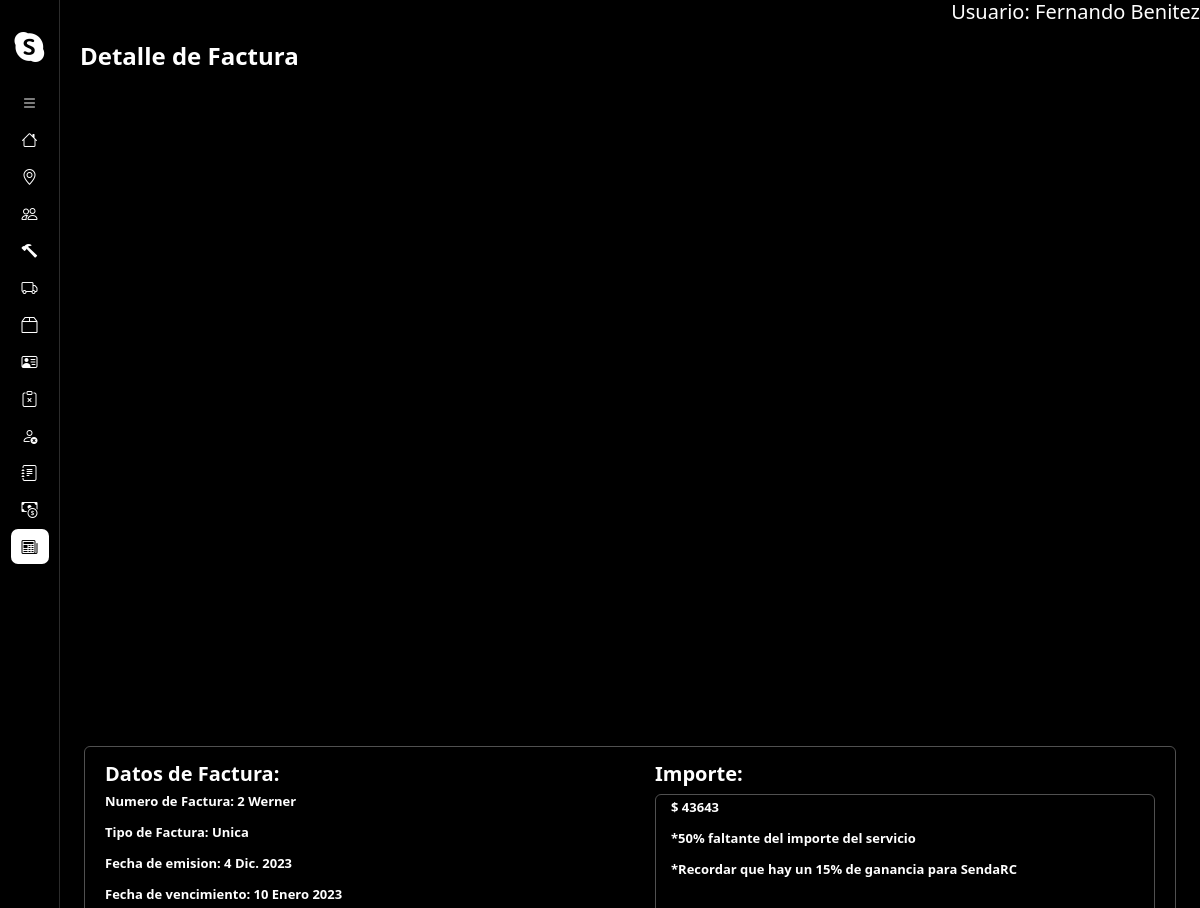
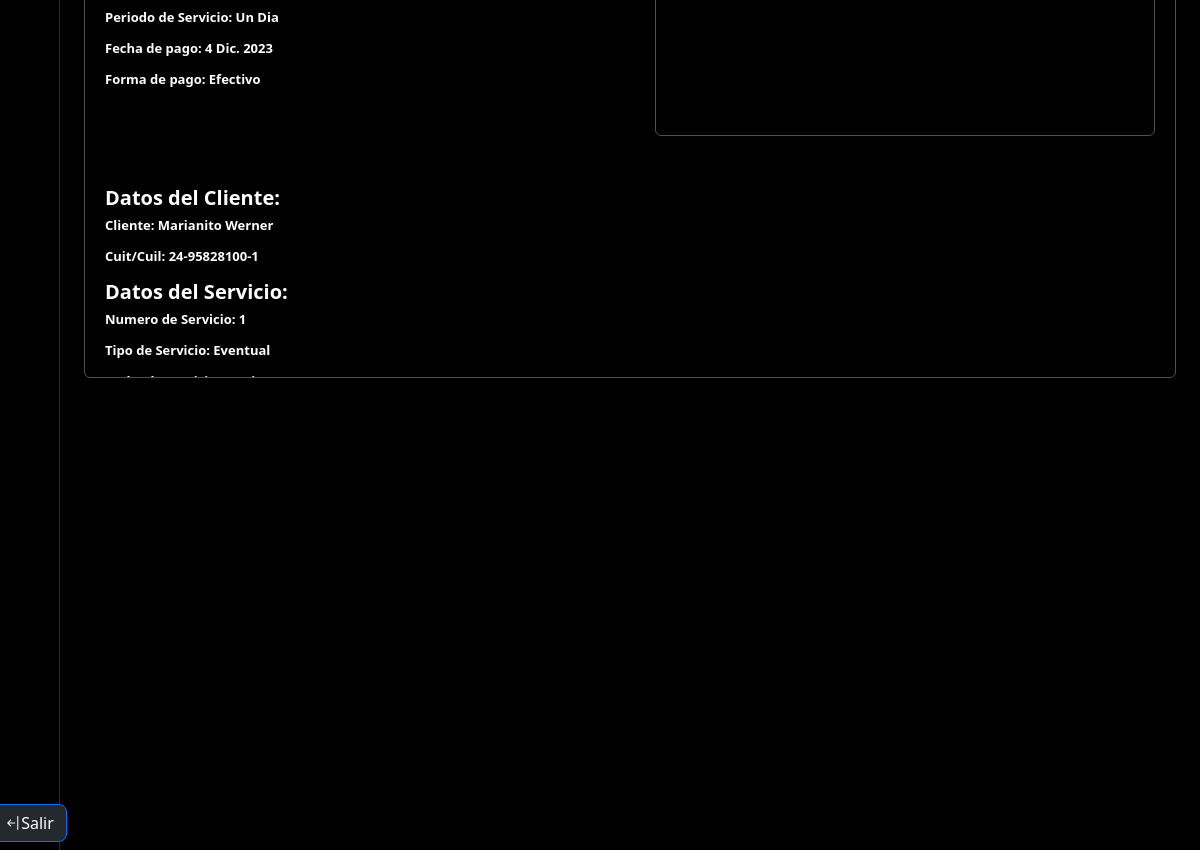
Page /factura/detalleFactura/2 (signed in) on the committed database (2 pictures, top to bottom).
### factura/models.py (models this page shows)
class Factura(models.Model):
    FORMAPAGO = {
        (1, 'Efectivo'),
        (2, 'Cheque'),
        (3, 'Transferencia'),
    }
    TIPOFACTURA = {
        (1, 'Seña'),
        (2, 'Unica'),
        (3, 'Mensual'),
    }
    tipo = models.PositiveIntegerField(choices=TIPOFACTURA)
    importe = models.IntegerField()
    fechaEmision = models.DateField(auto_now=True, auto_now_add=False)
    fecha_vencimiento = models.DateField(auto_now=False, auto_now_add=False, null=True)
    periodoServicio = models.IntegerField(null=True)
    cliente = models.ForeignKey(Cliente,on_delete=models.DO_NOTHING)
    servicio = models.ForeignKey(Servicio,on_delete=models.DO_NOTHING)
    formaPago =  models.PositiveIntegerField(choices=FORMAPAGO, null=True)
    fechaPago = models.DateField(auto_now=False, auto_now_add=False, null=True)
    def getTipo(self):
        return dict(self.TIPOFACTURA)[self.tipo]
    def getFormaPago(self):
        return dict(self.FORMAPAGO)[self.formaPago]
    def getPeriodoServicio(self):
        meses = {
            1: 'Enero',
            2: 'Febrero',
            3: 'Marzo',
            4: 'Abril',
            5: 'Mayo',
            6: 'Junio',
            7: 'Julio',
            8: 'Agosto',
            9: 'Septiembre',
            10: 'Octubre',
            11: 'Noviembre',
            12: 'Diciembre',
            13: 'Un Dia'
        }
        return meses.get(self.periodoServicio, 'Mes no válido')

### core/models.py (models this page shows, shortened)
class Cliente(models.Model):
    TIPO = {
        (1, 'Ocacional'),
        (2, 'Habitual'),
    }
    TIPOPERSONA = {
        (1, 'Particular'),
        (2, 'Juridico')
    }
    nombre = models.CharField(max_length=50)
    apellido = models.CharField(max_length=50)
    direccion = models.CharField(max_length=50)
    tipo = models.PositiveIntegerField(choices=TIPO, default=1)
    tipoPersona = models.PositiveIntegerField(choices=TIPOPERSONA)
    cuil = models.CharField(unique=True,max_length=13)
    telefono =models.CharField(max_length=10)
    email = models.EmailField(max_length=254)
    localidad = models.ForeignKey(Localidad, on_delete=models.DO_NOTHING)
    activo = models.BooleanField(default=True)
    objects = ClienteManager()
    habilitados = ClienteManager(True)
    deshabilitados = ClienteManager(False)

### servicio/models.py (models this page shows, shortened)
class Servicio(models.Model):
    ESTADO = {
        (1, 'Presupuestado'),
        (2, 'Vencido'),
        (3, 'Contratado'),
        (4, 'En Curso'),
        (5, 'Suspendido'),
        (6, 'Finalizado'),
        (7,'Cancelado'),
    }
    TIPO = {
        (1, 'Eventual'),
        (2, 'Determinado')
    }
    fecha_emision = models.DateField(auto_now=True, auto_now_add=False)
    plazo_vigencia = models.DateField(auto_now=False, auto_now_add=False)
    direccion = models.CharField(max_length=90)
    metros2 = models.IntegerField()
    observaciones = models.TextField()
    porcentaje = models.IntegerField()
    cant_empleados = models.IntegerField()
    importe_total = models.IntegerField()
    estado = models.PositiveIntegerField(choices=ESTADO)
    tipo = models.PositiveIntegerField(choices=TIPO)
    cliente = models.ForeignKey(Cliente, on_delete=models.DO_NOTHING)
    tipoServicios = models.ManyToManyField(TipoServicio, through='CantServicioTipoServicio')
    fecha_inicio = models.DateField(auto_now=False, auto_now_add=False, null=True)
    fecha_finaliza = models.DateField(auto_now=False, auto_now_add=False, null=True)
    empleado = models.ManyToManyField(Empleado, null=True)
    fecha_cancelada = models.DateField(auto_now=False, auto_now_add=False, null=True)
    def getTipo(self):
        return dict(self.TIPO)[self.tipo]

### factura/views.py (the view)
# urls.py: path('detalleFactura/<int:pk>', detalleFactura, name = 'detalleFactura'),
@login_required
def detalleFactura(request, pk):
    factura = Factura.objects.get(pk=pk)
    detalles_servicios = []
    detalle_empleado = []
    if factura.tipo != 1:
        detalles_servicios = Detalle_Servicios.objects.filter(factura=factura)
        detalle_empleado = Detalle_Empleados.objects.get(factura=factura)
    return render(request, 'factura/detalleFactura.html', {'factura': factura, 'detalles_servicios': detalles_servicios, 'detalle_empleado': detalle_empleado})

### factura/templates/factura/detalleFactura.html (shortened to what this page needs)
{% extends 'layouts/baseForm.html' %}
{% load static %}
{% load crispy_forms_tags %}
{% block extracss %}{{block.super}}
<link href="{%static 'css/presConfirmar.css'%}" rel="stylesheet" />
{% endblock %}
{% block title %}
<h1 class="titulo">Detalle de Factura</h1>
{% endblock %}
{% block formulario %}
<div class="container contenedor-resumen">
    <div class="contenedor-info-form">
        <div class="contenedor-header">
            <div class="seccion-info-cliente">
                <div class="contenedor-textos">
                    <h4>Datos de Factura:</h4>
                    <p class="operacion">Numero de Factura: {{factura.pk}} {{factura.cliente.apellido}}</p>
                    <p class="operacion">Tipo de Factura: {{factura.getTipo}}</p>
                    <p class="operacion">Fecha de emision: {{factura.fechaEmision}}</p>
                    <p class="operacion">Fecha de vencimiento: {{factura.fecha_vencimiento}}</p>
                    <p class="operacion">Periodo de Servicio: {{factura.getPeriodoServicio}} </p>
                    {% if factura.fechaPago %}
                        <p class="operacion">Fecha de pago: {{factura.fechaPago}} </p>
                        <p class="operacion">Forma de pago: {{factura.getFormaPago}} </p>
                    {% else %}
                        <p class="operacion">Fecha de pago: - </p>
                        <p class="operacion">Forma de pago: - </p>
                    {% endif %}
                </div>
                <div class="contenedor-observaciones">
                    <h4>Importe:</h4>
                    <div class="contenedor-texto-observaciones">
                        {% if factura.servicio.tipo == 1 and factura.cliente.tipo == 1 and factura.tipo == 1 %}
                            <p class="operacion">$ {{ factura.importe }}</p>
                            <p class="operacion">*Importe seña del servicio</p>
                        {% elif factura.servicio.tipo == 1 and factura.cliente.tipo == 1 and factura.tipo == 2 %}
                            <p class="operacion">$ {{factura.importe}}</p>
                            <p class="operacion">*50% faltante del importe del servicio</p>
                        {% elif factura.servicio.tipo == 1 and factura.cliente.tipo == 2 %}
                            <p class="operacion">$ {{factura.importe}}</p>
                            <p class="operacion">*Total importe servicio completo</p>
                        {% elif factura.servicio.tipo == 2 and factura.cliente.tipo == 1 and factura.tipo == 1 %}
                            <p class="operacion">$ {{factura.importe}}</p>
                            <p class="operacion">*Importe seña del servicio</p>
                        {% elif factura.servicio.tipo == 2 and factura.cliente.tipo == 2%}
                            <p class="operacion">$ {{factura.importe}}</p>
                            <p class="operacion">*Total importe mensual</p>
                        {% endif %}
                        <p class="operacion">*Recordar que hay un 15% de ganancia para SendaRC</p>
                    </div>
                </div>
            </div>
        </div>
        <div class="contenedor-header">
            <div class="seccion-info-cliente">
                <div class="contenedor-textos">
                    <h4>Datos del Cliente:</h4>
                    <p class="operacion">Cliente: {{factura.cliente.nombre}} {{factura.cliente.apellido}}</p>
                    <p class="operacion">Cuit/Cuil: {{factura.cliente.cuil}}</p>
                    <h4>Datos del Servicio:</h4>
                    <p class="operacion">Numero de Servicio: {{factura.servicio.pk}}</p>
                    <p class="operacion">Tipo de Servicio: {{factura.servicio.getTipo}} </p>
                    {% if factura.servicio.tipo == 2 %}
                        <p class="operacion">Fecha de Servicio: {{factura.servicio.fecha_inicio}} a {{factura.servicio.fecha_finaliza}}</p>
                    {% else %}
                        <p class="operacion">Fecha de Servicio: {{factura.servicio.fecha_inicio}}</p>
                    {% endif %}
                </div>
            </div>
        </div>
    </div>
</div>
{% endblock %}

### SendaRC/templates/layouts/baseInicio.html (shortened to what this page needs)
{% extends 'layouts/base.html' %}
{% load static %}
{% block extracss %}
    <link href="{% static 'css/baseInicio.css' %}" rel="stylesheet" />
{% endblock %}
{% block container %}
<main class="container-main">
    <aside class="nav-container">
        <nav class="navbar d-flex flex-column flex-shrink-0 bg-body-tertiary">
            <a href="/" class="d-block p-3 link-body-emphasis text-decoration-none" data-bs-toggle="tooltip"
                data-bs-placement="right" data-bs-original-title="Icon-only">
                <i class="bi bi-skype" style="color: white; font-size: 30px;"></i>
            </a>
            <ul class="list-navbar nav nav-pills nav-flush flex-column mb-auto text-center">
                <li class="nav-item" id="expand-button">
                    <button id="btn-toExpand" href="#" class="nav-link py-3 rounded-2" aria-current="page" data-bs-toggle="tooltip"
                        data-bs-placement="right" aria-label="open-bar" data-bs-original-title="open-bar">
                        <i class="bi bi-list"></i>
                    </button>
                </li>
                <li class="nav-item {% if request.path == '/home/' %}active{% endif %}">
                    <a href="{% url 'home' %}" class="nav-link py-3 rounded-2" aria-current="page" data-bs-toggle="tooltip"
                        data-bs-placement="right" aria-label="Home" data-bs-original-title="Home">
                        <i class="bi bi-house"></i>
                    </a>
                </li>
                <li class="nav-item {% if '/gestionLocalidad/' in request.path or '/altaLocalidad/' in request.path or '/modificarLocalidad/' in request.path %}active{% endif %}">
                    <a href="{% url 'gestionLocalidad' %}" class="nav-link py-3 rounded-2" aria-current="page" data-bs-toggle="tooltip"
                        data-bs-placement="right" aria-label="Localidades" data-bs-original-title="Localidades">
                        <i class="bi bi-geo-alt"></i>
                    </a>
                </li>
                <li class="nav-item {% if '/gestionEmpleado/' in request.path or '/altaEmpleado/' in request.path or '/modificarEmpleado/' in request.path %}active{% endif %}">
                    <a href="{% url 'gestionEmpleado' %}" class="nav-link py-3 rounded-2" aria-current="page" data-bs-toggle="tooltip"
                        data-bs-placement="right" aria-label="Empleados" data-bs-original-title="Empleados">
                        <i class="bi bi-people"></i>
                    </a>
                </li>
                <li class="nav-item {% if '/gestionMaquinaria/' in request.path or '/altaMaquinaria/' in request.path or '/modificarMaquinaria/' in request.path %}active{% endif %}">
                    <a href="{% url 'gestionMaquinaria' %}" class="nav-link py-3 rounded-2" aria-current="page" data-bs-toggle="tooltip"
                        data-bs-placement="right" aria-label="Maquinarias" data-bs-original-title="Maquinarias">
                        <i class="bi bi-hammer"></i>
                    </a>
                </li>
                <li class="nav-item {% if '/gestionTipoServicio/' in request.path or '/altaTipoServicio/' in request.path or '/modificarTipoServicio/' in request.path %}active{% endif %}">
                    <a href="{% url 'gestionTipoServicio' %}" class="nav-link py-3 rounded-2" aria-current="page" data-bs-toggle="tooltip"
                        data-bs-placement="right" aria-label="TipoServicios" data-bs-original-title="TipoServicios">
                        <i class="bi bi-truck"></i>
                    </a>
                </li>
                <li class="nav-item {% if '/gestionInsumos/' in request.path or '/altaInsumo/' in request.path or '/modificarInsumo/' in request.path %}active{% endif %}">
                    <a href="{% url 'gestionInsumos' %}" class="nav-link py-3 rounded-2" aria-current="page" data-bs-toggle="tooltip"
                        data-bs-placement="right" aria-label="Insumos" data-bs-original-title="Insumos">
                        <i class="bi bi-box2"></i>
                    </a>
                </li>
                <li class="nav-item {% if '/gestionClientes/' in request.path or '/altaCliente/' in request.path or '/modificarCliente/' in request.path %}active{% endif %}">
                    <a href="{% url 'gestionClientes' %}" class="nav-link py-3 rounded-2" aria-current="page" data-bs-toggle="tooltip"
                        data-bs-placement="right" aria-label="Clientes" data-bs-original-title="Clientes">
                        <i class="bi bi-person-vcard"></i>
                    </a>
                </li>
                <li class="nav-item">
                    <a href="#" class="nav-link py-3 rounded-2" aria-current="page" data-bs-toggle="tooltip"
                        data-bs-placement="right" aria-label="Reclamos" data-bs-original-title="Reclamos">
                        <i class="bi bi-clipboard-x"></i>
                    </a>
                </li>
                <li class="nav-item {% if '/gestionSanciones/' in request.path or '/altaSancion/' in request.path or '/modificarSancion/' in request.path %}active{% endif %}">
                    <a href="{% url 'gestionSanciones' %}" class="nav-link py-3 rounded-2" aria-current="page" data-bs-toggle="tooltip"
                        data-bs-placement="right" aria-label="Sanciones" data-bs-original-title="Sanciones">
                        <i class="bi bi-person-x"></i>
                    </a>
                </li>
                <li class="nav-item">
                    <a href="#" class="nav-link py-3 rounded-2" aria-current="page" data-bs-toggle="tooltip"
                        data-bs-placement="right" aria-label="Asistencias" data-bs-original-title="Asistencias">
                        <i class="bi bi-journal-text"></i>
                    </a>
                </li>
                <li class="nav-item {% if '/servicio/' in request.path%}active{% endif %}">
                    <a href="{% url 'gestionServicios' %}" class="nav-link py-3 rounded-2" aria-current="page" data-bs-toggle="tooltip"
                        data-bs-placement="right" aria-label="Presupuestos" data-bs-original-title="Presupuestos">
                        <i class="bi bi-cash-coin"></i>
                    </a>
                </li>
                <li class="nav-item {% if '/factura/' in request.path %}active{% endif %}">
                    <a href="{% url 'facturas' %}" class="nav-link py-3 rounded-2" aria-current="page" data-bs-toggle="tooltip"
                        data-bs-placement="right" aria-label="Facturas" data-bs-original-title="Facturas">
                        <i class="bi bi-newspaper"></i>
                    </a>
                </li>
            </ul>
            {% if user.is_authenticated %}
                <div class="container-btn-cerrar-sesion">
                    <a class="cerrar-sesion-btn btn btn-primary d-inline-flex align-items-center" href={% url 'logout' %}>
                            <i class="bi bi-arrow-bar-left"></i>Salir</a>
                </div>
            {% endif %}
        </nav>
    </aside>
    <section class="container-seccion-main">
        <div class="user-info">
            {% if user.is_authenticated %}
                <h5>Usuario: {{ user.first_name }} {{ user.last_name }}</h5>
            {% endif %}
        </div>
        {% block seccion-main %}
        {% endblock %}
    </section>
</main>
{% endblock %}

### rows in the picture
Factura: pk "2", cliente.apellido "Werner", getTipo "Unica", fechaEmision "4 Dic. 2023", fecha_vencimiento "10 Enero 2023", getPeriodoServicio "Un Dia", fechaPago "4 Dic. 2023", getFormaPago "Efectivo", importe "43643", cliente.nombre "Marianito", cliente.cuil "24-95828100-1", servicio.pk "1", servicio.getTipo "Eventual"

### other values in the picture
{{ user.first_name }} "Fernando"
{{ user.last_name }} "Benitez"
